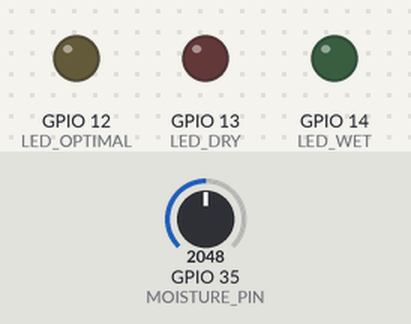
The sketch below on a simulated ESP32. Shown: output pins drawn as LEDs (lit = HIGH). The inputs (shaded band) are chosen by the test bench; at power-on: GPIO 35 (MOISTURE_PIN) = 2048. What the sketch prints to the serial monitor is not drawn.

Above: at 1.0 s.
At 5.3 s:
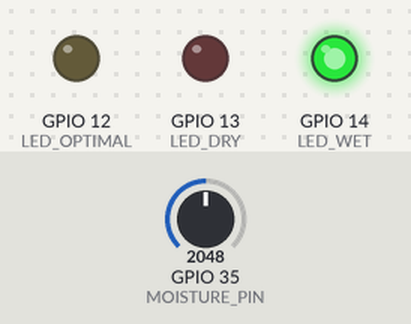
5.4 s: GPIO 35 (MOISTURE_PIN) set to 4095
At 14.35 s:
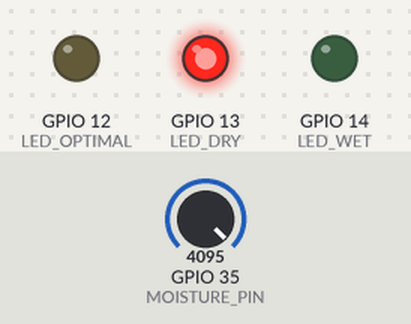
Timing chart, 0 to 14.4 s (numbered marks = the images above; inputs shaded):
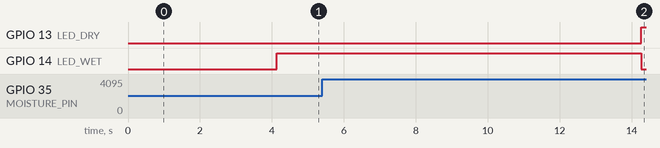

The sketch:

day8_moisture_sensor.ino
```cpp
/*
 * ========================================
 * TAZROUT IoT Irrigation System
 * Day 8: Moisture Sensor Integration
 * ========================================
 *
 * Developer: KHENFRI Moussa
 * Date: February 8, 2026
 * Module: ESP32 Sensor Node
 *
 * TAZROUT CONNECTION:
 * This is THE CORE SENSOR for irrigation decisions.
 * Moisture readings directly control pump activation.
 *
 * Features:
 * - Capacitive moisture sensor simulation
 * - Automatic calibration (dry/wet)
 * - Moving average filter (10 readings)
 * - Irrigation decision logic
 * - Status LED indicators
 */

// ============================================
// HARDWARE CONFIGURATION
// ============================================
const int MOISTURE_PIN = 35;        // GPIO 35 - ADC1_CH7
const int LED_DRY = 13;             // Red LED - Needs water
const int LED_OPTIMAL = 12;         // Yellow LED - Good
const int LED_WET = 14;             // Green LED - Too much

// ============================================
// CALIBRATION VALUES
// ============================================
int moistureDry = 3200;   // ADC value in dry air (will calibrate)
int moistureWet = 1400;   // ADC value in water (will calibrate)

// ============================================
// FILTERING CONFIGURATION
// ============================================
const int FILTER_SIZE = 10;         // 10 readings average
int readings[FILTER_SIZE];
int readIndex = 0;
int total = 0;

// ============================================
// TAZROUT IRRIGATION THRESHOLDS
// ============================================
const int THRESHOLD_DRY = 30;       // Below 30% = Activate pump
const int THRESHOLD_OPTIMAL_LOW = 30;
const int THRESHOLD_OPTIMAL_HIGH = 70;
const int THRESHOLD_WET = 70;       // Above 70% = Stop pump

// ============================================
// SYSTEM STATUS
// ============================================
unsigned long readingCount = 0;
bool pumpShouldActivate = false;

void setup() {
  Serial.begin(115200);
  delay(1000);

  // Initialize LEDs
  pinMode(LED_DRY, OUTPUT);
  pinMode(LED_OPTIMAL, OUTPUT);
  pinMode(LED_WET, OUTPUT);

  // Turn off all LEDs
  digitalWrite(LED_DRY, LOW);
  digitalWrite(LED_OPTIMAL, LOW);
  digitalWrite(LED_WET, LOW);

  // Print header
  printHeader();

  // Initialize filter
  for (int i = 0; i < FILTER_SIZE; i++) {
    readings[i] = 0;
  }

  // Run calibration
  calibrateMoistureSensor();

  Serial.println("\n>>> TAZROUT Moisture Monitoring Active <<<\n");
}

void loop() {
  // Read and filter moisture
  int rawMoisture = analogRead(MOISTURE_PIN);
  int filtered = applyFilter(rawMoisture);

  // Convert to percentage (inverted: low ADC = high moisture)
  int moisturePercent = map(filtered, moistureDry, moistureWet, 0, 100);
  moisturePercent = constrain(moisturePercent, 0, 100);

  // Make irrigation decision
  irrigationDecision(moisturePercent);

  // Update LEDs
  updateStatusLEDs(moisturePercent);

  // Display
  displayMoistureData(rawMoisture, filtered, moisturePercent);

  readingCount++;
  delay(2000);  // Read every 2 seconds
}

// ============================================
// CALIBRATION FUNCTION
// ============================================
void calibrateMoistureSensor() {
  Serial.println("╔════════════════════════════════════════╗");
  Serial.println("║   MOISTURE SENSOR CALIBRATION MODE    ║");
  Serial.println("╠════════════════════════════════════════╣");
  Serial.println("║ Simulating dry → wet transition       ║");
  Serial.println("║ Rotate potentiometer through range... ║");
  Serial.println("╚════════════════════════════════════════╝\n");

  unsigned long startTime = millis();
  int tempMin = 4095;
  int tempMax = 0;

  // Sample for 3 seconds
  while (millis() - startTime < 3000) {
    int reading = analogRead(MOISTURE_PIN);

    if (reading < tempMin) tempMin = reading;
    if (reading > tempMax) tempMax = reading;

    delay(10);
  }

  // Set calibration (inverted for capacitive sensor)
  moistureDry = tempMax + 10;  // Dry = higher ADC
  moistureWet = tempMin - 10;  // Wet = lower ADC

  moistureDry = constrain(moistureDry, 0, 4095);
  moistureWet = constrain(moistureWet, 0, 4095);

  Serial.println("✓ Calibration Complete!");
  Serial.print("  Dry Air (0%):  ADC = ");
  Serial.println(moistureDry);
  Serial.print("  Water (100%):  ADC = ");
  Serial.println(moistureWet);
  Serial.print("  Range:         ");
  Serial.println(moistureDry - moistureWet);

  if (moistureDry - moistureWet < 100) {
    Serial.println("\n⚠ WARNING: Small calibration range detected!");
  }
}

// ============================================
// MOVING AVERAGE FILTER
// ============================================
int applyFilter(int newReading) {
  total = total - readings[readIndex];
  readings[readIndex] = newReading;
  total = total + newReading;
  readIndex = (readIndex + 1) % FILTER_SIZE;
  return total / FILTER_SIZE;
}

// ============================================
// IRRIGATION DECISION LOGIC
// ============================================
void irrigationDecision(int moisture) {
  if (moisture < THRESHOLD_DRY) {
    pumpShouldActivate = true;
  } else if (moisture > THRESHOLD_OPTIMAL_HIGH) {
    pumpShouldActivate = false;
  }
  // Hysteresis: maintain state between 30-70%
}

// ============================================
// UPDATE STATUS LEDS
// ============================================
void updateStatusLEDs(int moisture) {
  // Turn off all
  digitalWrite(LED_DRY, LOW);
  digitalWrite(LED_OPTIMAL, LOW);
  digitalWrite(LED_WET, LOW);

  // Turn on appropriate LED
  if (moisture < THRESHOLD_DRY) {
    digitalWrite(LED_DRY, HIGH);      // RED - DRY
  } else if (moisture < THRESHOLD_WET) {
    digitalWrite(LED_OPTIMAL, HIGH);  // YELLOW - GOOD
  } else {
    digitalWrite(LED_WET, HIGH);      // GREEN - WET
  }
}

// ============================================
// DISPLAY FUNCTION
// ============================================
void displayMoistureData(int raw, int filtered, int moisture) {
  Serial.println("┌────────────────────────────────────────┐");
  Serial.print("│ Moisture: ");
  Serial.print(moisture);
  Serial.print("%");

  // Add padding
  if (moisture < 10) Serial.print("  ");
  else if (moisture < 100) Serial.print(" ");

  // Status
  Serial.print(" [");
  if (moisture < 30) Serial.print("DRY    ");
  else if (moisture < 70) Serial.print("OPTIMAL");
  else Serial.print("WET    ");
  Serial.println("] │");

  Serial.print("│ Raw ADC:  ");
  Serial.print(raw);
  Serial.print(" → Filtered: ");
  Serial.print(filtered);

  // Padding
  int spaces = 9 - String(filtered).length();
  for (int i = 0; i < spaces; i++) Serial.print(" ");
  Serial.println("│");

  Serial.print("│ Pump:     ");
  if (pumpShouldActivate) {
    Serial.print("ON  ✓ (Irrigating)");
  } else {
    Serial.print("OFF ✗ (Standby)   ");
  }
  Serial.println("       │");

  Serial.println("└────────────────────────────────────────┘");
  Serial.println();
}

// ============================================
// HEADER FUNCTION
// ============================================
void printHeader() {
  Serial.println("\n\n");
  Serial.println("╔════════════════════════════════════════╗");
  Serial.println("║                                        ║");
  Serial.println("║         TAZROUT IRRIGATION             ║");
  Serial.println("║      Moisture Sensor Module            ║");
  Serial.println("║                                        ║");
  Serial.println("╠════════════════════════════════════════╣");
  Serial.println("║  Developer: KHENFRI Moussa             ║");
  Serial.println("║  Date: February 8, 2026                ║");
  Serial.println("║  Module: ESP32 Sensor Node             ║");
  Serial.println("╚════════════════════════════════════════╝\n");

  Serial.println("Thresholds:");
  Serial.println("  • Dry (<30%):     Activate Pump");
  Serial.println("  • Optimal (30-70%): Monitor");
  Serial.println("  • Wet (>70%):     Stop Pump\n");
}
```

Measured:
- after the input at 5.4 s, GPIO 13 (LED_DRY): LOW → HIGH after 8.9 s; GPIO 14 (LED_WET): HIGH → LOW after 8.9 s
